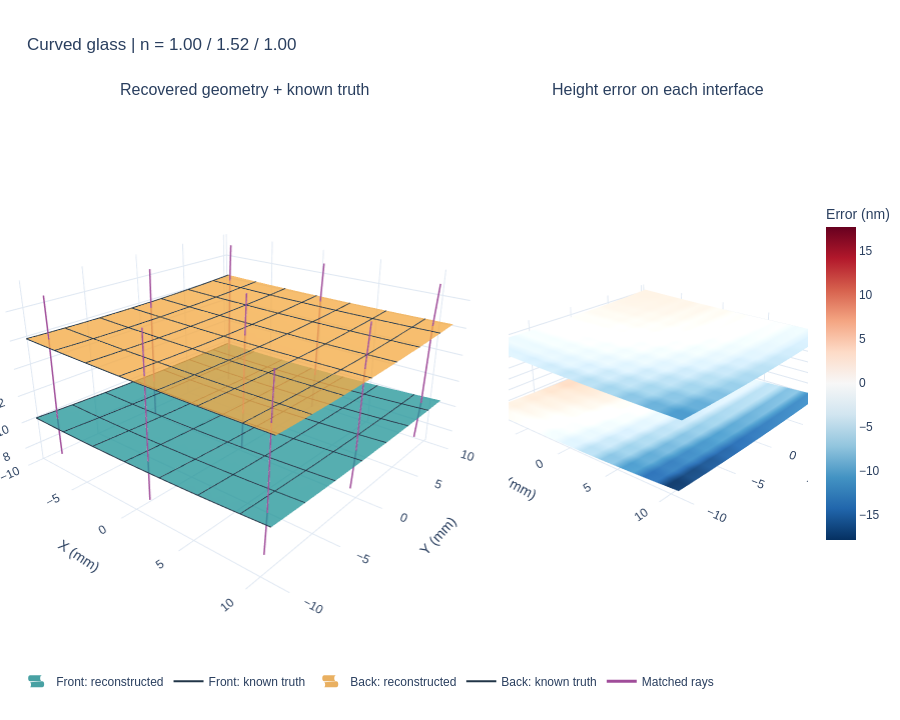

Write notebook code for a chart like this one.
### Markdown cell above
## Block 8 — Rotate the reconstructed glass freely

**Drag** to orbit, **scroll** to zoom, and use the toolbar to pan or reset.
The left view shows both reconstructed interfaces, known wireframes, and sample
ray paths. The right view colors each physical surface by its height error.
Both views use the same physical scale on X, Y, and Z; Z is not exaggerated.
Toggle items by clicking the legend. The two view cameras operate independently.

### Code cell
figure = make_figure(data, result, front, back,
                     title=f"{CASE.capitalize()} glass | n = 1.00 / 1.52 / 1.00")
html_path = OUTPUT / f"{CASE}_reconstruction.html"
write_html(figure, html_path, metrics, CASE)
figure.show(config={"scrollZoom": True, "displaylogo": False})
print("Standalone offline plot:", html_path.resolve())

### Figure 1 — Plotly figure (JSON) as saved in the notebook; plotly's stock layout.template omitted (floating-point values rounded to 4 significant figures; data arrays with more than 128 entries replaced by an {"elided": "..."} marker saying what was removed)
{"data": [{"colorscale": [[0, "#16878a"], [1, "#16878a"]], "hovertemplate": "Front<br>X=%{x:.3f} mm<br>Y=%{y:.3f} mm<br>Z=%{z:.6f} mm<extra></extra>", "name": "Front: reconstructed", "opacity": 0.78, "scene": "scene", "showlegend": true, "showscale": false, "type": "surface", "x": {"elided": "21x21 float values"}, "y": {"elided": "21x21 float values"}, "z": {"elided": "21x21 float values"}}, {"hoverinfo": "skip", "line": {"color": "#213547", "width": 2}, "mode": "lines", "name": "Front: known truth", "scene": "scene", "type": "scatter3d", "x": {"elided": "308 float values"}, "y": {"elided": "308 float values"}, "z": {"elided": "308 float values"}}, {"cmax": 17.81, "cmin": -17.81, "colorbar": {"len": 0.65, "title": {"text": "Error (nm)"}, "x": 1.01}, "colorscale": [[0.0, "rgb(5,48,97)"], [0.1, "rgb(33,102,172)"], [0.2, "rgb(67,147,195)"], [0.3, "rgb(146,197,222)"], [0.4, "rgb(209,229,240)"], [0.5, "rgb(247,247,247)"], [0.6, "rgb(253,219,199)"], [0.7, "rgb(244,165,130)"], [0.8, "rgb(214,96,77)"], [0.9, "rgb(178,24,43)"], [1.0, "rgb(103,0,31)"]], "customdata": {"elided": "21x21 float values"}, "hovertemplate": "Front<br>X=%{x:.3f} mm<br>Y=%{y:.3f} mm<br>Error=%{customdata:.3f} nm<extra></extra>", "name": "Front error", "scene": "scene2", "showscale": false, "surfacecolor": {"elided": "21x21 float values"}, "type": "surface", "x": {"elided": "21x21 float values"}, "y": {"elided": "21x21 float values"}, "z": {"elided": "21x21 float values"}}, {"colorscale": [[0, "#e49b36"], [1, "#e49b36"]], "hovertemplate": "Back<br>X=%{x:.3f} mm<br>Y=%{y:.3f} mm<br>Z=%{z:.6f} mm<extra></extra>", "name": "Back: reconstructed", "opacity": 0.78, "scene": "scene", "showlegend": true, "showscale": false, "type": "surface", "x": {"elided": "21x21 float values"}, "y": {"elided": "21x21 float values"}, "z": {"elided": "21x21 float values"}}, {"hoverinfo": "skip", "line": {"color": "#213547", "width": 2}, "mode": "lines", "name": "Back: known truth", "scene": "scene", "type": "scatter3d", "x": {"elided": "308 float values"}, "y": {"elided": "308 float values"}, "z": {"elided": "308 float values"}}, {"cmax": 17.81, "cmin": -17.81, "colorbar": {"len": 0.65, "title": {"text": "Error (nm)"}, "x": 1.01}, "colorscale": [[0.0, "rgb(5,48,97)"], [0.1, "rgb(33,102,172)"], [0.2, "rgb(67,147,195)"], [0.3, "rgb(146,197,222)"], [0.4, "rgb(209,229,240)"], [0.5, "rgb(247,247,247)"], [0.6, "rgb(253,219,199)"], [0.7, "rgb(244,165,130)"], [0.8, "rgb(214,96,77)"], [0.9, "rgb(178,24,43)"], [1.0, "rgb(103,0,31)"]], "customdata": {"elided": "21x21 float values"}, "hovertemplate": "Back<br>X=%{x:.3f} mm<br>Y=%{y:.3f} mm<br>Error=%{customdata:.3f} nm<extra></extra>", "name": "Back error", "scene": "scene2", "showscale": true, "surfacecolor": {"elided": "21x21 float values"}, "type": "surface", "x": {"elided": "21x21 float values"}, "y": {"elided": "21x21 float values"}, "z": {"elided": "21x21 float values"}}, {"hoverinfo": "skip", "line": {"color": "#a04d9a", "width": 3}, "mode": "lines", "name": "Matched rays", "scene": "scene", "type": "scatter3d", "x": [-8.55, -8.365, -8.087, -7.913, null, 0.5806, 0.8195, 1.085, 1.283, null, 9.745, 10.04, 10.28, 10.5, null, -8.564, -8.379, -8.091, -7.917, null, 0.5624, 0.8014, 1.077, 1.275, null, 9.722, 10.01, 10.27, 10.49, null, -8.563, -8.377, -8.076, -7.902, null, 0.5641, 0.8032, 1.092, 1.291, null, 9.724, 10.02, 10.29, 10.51, null], "y": [-9.355, -9.502, -9.614, -9.732, null, -9.356, -9.502, -9.611, -9.729, null, -9.372, -9.519, -9.621, -9.738, null, -0.2811, -0.4008, -0.538, -0.6155, null, -0.2812, -0.4007, -0.5343, -0.6115, null, -0.2949, -0.4142, -0.5401, -0.617, null, 8.782, 8.689, 8.523, 8.486, null, 8.781, 8.689, 8.527, 8.491, null, 8.771, 8.678, 8.525, 8.489, null], "z": [7.254, 10.24, 16.16, 19.15, null, 7.257, 10.24, 16.0, 18.99, null, 7.601, 10.58, 16.01, 19.0, null, 7.027, 10.02, 16.14, 19.13, null, 7.029, 10.02, 15.98, 18.97, null, 7.372, 10.36, 15.99, 18.98, null, 7.048, 10.04, 16.44, 19.44, null, 7.051, 10.04, 16.29, 19.28, null, 7.393, 10.38, 16.3, 19.29, null]}], "layout": {"annotations": [{"font": {"size": 16}, "showarrow": false, "text": "Recovered geometry + known truth", "x": 0.3023, "xanchor": "center", "xref": "paper", "y": 1.0, "yanchor": "bottom", "yref": "paper"}, {"font": {"size": 16}, "showarrow": false, "text": "Height error on each interface", "x": 0.8148, "xanchor": "center", "xref": "paper", "y": 1.0, "yanchor": "bottom", "yref": "paper"}], "font": {"family": "Arial, sans-serif", "size": 12}, "height": 720, "legend": {"orientation": "h", "x": 0.02, "y": -0.04}, "margin": {"b": 75, "l": 0, "r": 60, "t": 100}, "scene": {"aspectmode": "data", "camera": {"eye": {"x": 1.45, "y": -1.75, "z": 0.95}}, "domain": {"x": [0.0, 0.6045], "y": [0.0, 1.0]}, "dragmode": "orbit", "xaxis": {"title": {"text": "X (mm)"}}, "yaxis": {"title": {"text": "Y (mm)"}}, "zaxis": {"title": {"text": "Z (mm)"}}}, "scene2": {"aspectmode": "data", "camera": {"eye": {"x": 2.2, "y": -2.65, "z": 1.45}}, "domain": {"x": [0.6295, 1.0], "y": [0.0, 1.0]}, "dragmode": "orbit", "xaxis": {"title": {"text": "X (mm)"}}, "yaxis": {"title": {"text": "Y (mm)"}}, "zaxis": {"title": {"text": "Z (mm)"}}}, "title": {"text": "Curved glass | n = 1.00 / 1.52 / 1.00", "x": 0.03}}}
